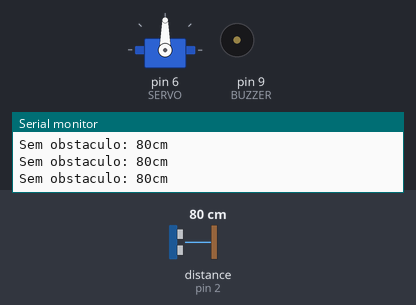
This sketch was run on a simulated Arduino Uno, built with avr-gcc and run on an emulated ATmega328P. Shown: servo, buzzer (waves = sounding), the last lines printed to the serial monitor. Wiring (inferred from the names in the program): ultrasonic range finder: trigger pin 3; echo pin 2. The test bench sets the inputs (shaded band); at power-on: distance to the obstacle (sensor on pin 2) 80 cm. The echo pulse lasts 58.3 µs per cm.

Above: at 1.2 s.
1.3 s: distance to the obstacle (sensor on pin 2) set to 23 cm
2.8 s: distance to the obstacle (sensor on pin 2) set to 19 cm
At 3.25 s:
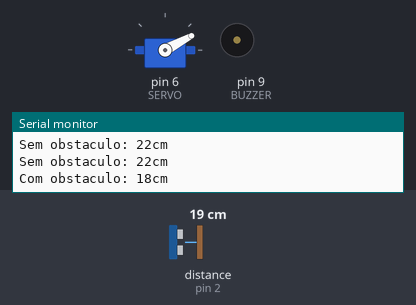
5.8 s: distance to the obstacle (sensor on pin 2) set to 60 cm
At 6.8 s:
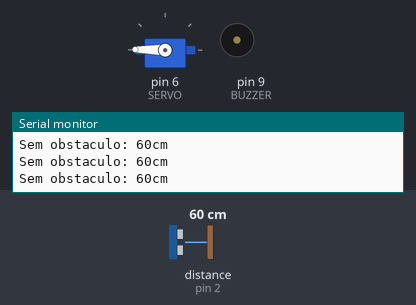
7.4 s: distance to the obstacle (sensor on pin 2) set to 2 cm
At 7.62 s:
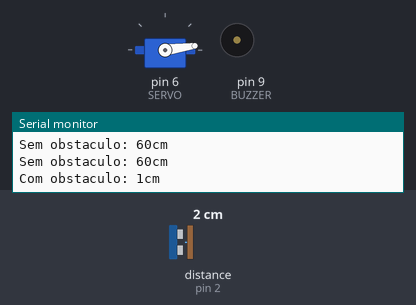
Timing chart, 0 to 11.4 s (numbered marks = the images above; inputs shaded):
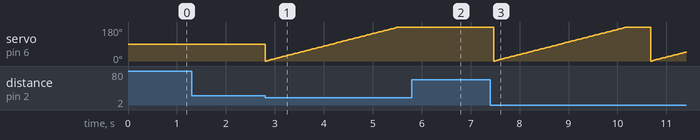

Measured:
- the behaviour switches between 22 and 21 cm on distance to the obstacle (sensor on pin 2) (found by bisection; images 0 and 1)
- after the input at 5.8 s, servo on pin 6 (SERVO): stops changing and stays 179°
- after the input at 7.4 s, servo on pin 6 (SERVO): ramps from 0° to 179° and jumps back, once every 3.2 s

The sketch:

sensor_ultrassonico_servo.ino
```cpp
/*-----------------------------------------------------------------------------------------------------------------/*******************************************************************************
**Distancia / Sensor / Acionar servo
*******************************************************************************/

#include <Servo.h>

// servor motor
#define SERVO 6 // Porta Digital 6 PWM
// sensor ultrassonico
#define TRIG 3 // Porta Digital 3 PWM
#define ECHO 2 // Porta Digital 2 PWM

//BUZZER
#define BUZZER 9 // som buzzer

// distancia ultrassom
int distancia_obstaculo = 20;

//buzzer variaveis
float seno = 0;
int frequencia = 0;

//servo variaveis
Servo s; // Variável Servo
int pos = 0; // Posição Servo


void setup() {
  Serial.begin(9600);
  //servo
  s.attach(SERVO);
  //ultra
  pinMode(TRIG,OUTPUT);
  pinMode(ECHO,INPUT);
  Serial.println("Lendo dados do sensor...");
  //define o pino 9 como saída para BUZZER
  pinMode(BUZZER,OUTPUT);

}

void loop() {
  int distancia = sensor_distancia(TRIG,ECHO); // retorno da funcao
    if(distancia <= distancia_obstaculo){
      Serial.print("Com obstaculo: ");
      Serial.print(distancia);
      Serial.println("cm");
      //funcao
      motor(180);
      som_buzzer();

    }
    else{
      Serial.print("Sem obstaculo: ");
      Serial.print(distancia);
      Serial.println("cm");
    }

    noTone(BUZZER);
    delay(100);
}

int sensor_distancia(int pinotrig,int pinoecho){
  digitalWrite(pinotrig,LOW);
  delayMicroseconds(2);
  digitalWrite(pinotrig,HIGH);
  delayMicroseconds(10);
  digitalWrite(pinotrig,LOW);

  return pulseIn(pinoecho,HIGH)/58;
}

void som_buzzer(){
  for(int x=0;x<180;x++){
          //converte graus para radiando e depois obtém o valor do seno
          seno=(sin(x*3.1416/180));
          //gera uma frequência a partir do valor do seno
          frequencia = 2000+(int(seno*1000));
          tone(BUZZER,frequencia);
          delay(2);
        }
}

void motor(int grau){
 for(pos = 0; pos < grau; pos++)
  {
    s.write(pos);
    delay(15);
  }

  //for(pos = 180; pos >= 0; pos--)
  //{
  //  s.write(pos);
  //  delay(15);
  //}
  //delay(2000);

}
```
